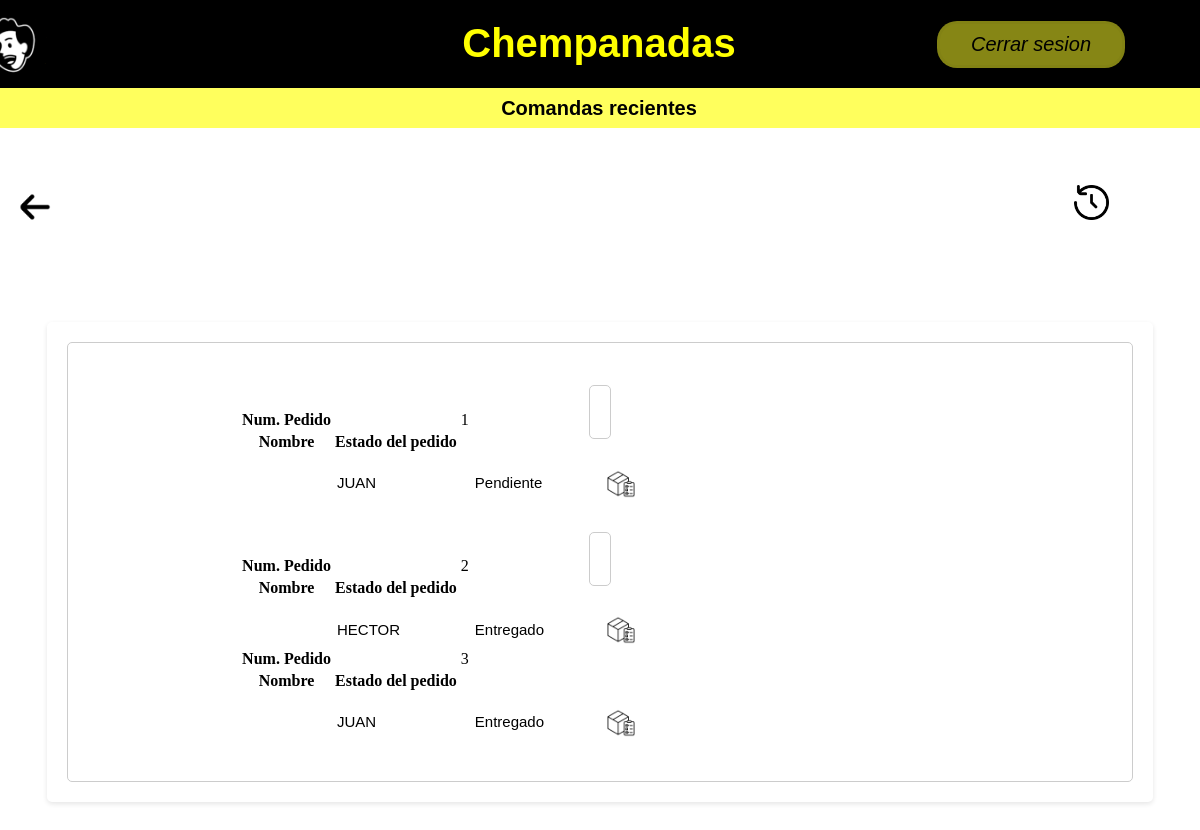
Screenshot of /vistas/comanda_reciente/lista-semi-desplegable.php with the database file from the repository.
### tables this page shows
CREATE TABLE `pedidos` (
  `id_pedido` int(11) NOT NULL,
  `id_cliente` int(11) NOT NULL,
  `id_tipo_de_pedido` int(11) NOT NULL,
  `fecha` date NOT NULL,
  `id_estado_pedido` int(11) NOT NULL,
  `id_metodo_pago` int(11) NOT NULL
);

CREATE TABLE `personas` (
  `id_persona` int(11) NOT NULL,
  `nombre_per` varchar(50) NOT NULL,
  `apellido` varchar(50) NOT NULL,
  `fecha_nac` date NOT NULL
);

CREATE TABLE `estado_pedidos` (
  `id_estado_pedido` int(11) NOT NULL,
  `descripcion_est` varchar(50) NOT NULL
);

### vistas/comanda_reciente/lista-semi-desplegable.php (the view, shortened to what this page needs)
<html>
<head>
    <link rel="stylesheet" href="css_chempa/estilo.css">
</head>
<div class="tit-base">
    <div class="div-logo">
        <a href="../../index.php"><input type="submit" value="Cerrar sesion" class="CerrarS"
                style="position: fixed;"></a>
        <img src="img/logo.png" width="100px" style="margin-top: -5px; margin-left: 45%;">
    </div>
    Chempanadas
</div>
<div class="opciones">
    <div>Comandas recientes</div>
</div>
<br>
<br><br>
<body>
    <div class="volver">
        <a href="../menu/menu.html"><img src="img/flecha1.png" height="50px" width="50px" alt="Botón"></a>
    </div>
    <div>
        <a href="../historial/historial.php" class="textoOpciones">
            <img src="img/time-past.png" alt="" style="width: 35px;
            margin-left: 90%; margin-top:-4%;">
        </a>
    </div>
    <?php
    require('conexion/conexion.php');
    ?>
    <div class="container">
        <?php
        $buscardor = mysqli_query($mysqli, "SELECT personas.nombre_per, pedidos.id_pedido, estado_pedidos.descripcion_est
            FROM pedidos
            LEFT JOIN personas ON personas.id_persona = pedidos.id_cliente
            LEFT JOIN estado_pedidos ON estado_pedidos.id_estado_pedido = pedidos.id_estado_pedido ");
        while ($resultado = mysqli_fetch_assoc($buscardor)) { ?>
            <div class="item">
                <table style="margin-left:-30%; margin-top:-3%;">
                    <tr>
                        <th style="margin-left:3000">Num. Pedido</th>
                        <td>
                            <?php echo "<td>", $resultado['id_pedido'], "</td>"; ?>
                        </td>
                    </tr>
                    <th>Nombre</th>
                    <th>Estado del pedido</th>
                    <th></th>
                    <th></th>
                    <th></th>
                    <tr>
                        <td>
                            <?php echo "<td><form action='Actualizar/ActualizarNombreProv.php' method='post'>
                <input type='hidden' name='cod_Proveedor' value='" . $resultado['id_pedido'] . "'>
                <h3><input style='font-size:15px;border-color:white;border-style:none;
                text-transform: uppercase;width:100px;'type='text' name='nvnombre' class='form-control' value='" . $resultado['nombre_per'] . "'/></h3></p></form></td>"; ?>
                        </td>
                        <td>
                            <?php echo "<td>
                <input type='hidden' name='cod_Proveedor' value='" . $resultado['id_pedido'] . "'>
                <h3><input style='font-size:15px;border-color:white;border-style:none;width:120px;
                class='form-control' value='" . $resultado['descripcion_est'] . "'/></h3></p></td>"; ?>
                        </td>
                        <td>
                            <form method="get">
                                <button
                                    style='margin-top:10px;background-color:white;cursor:pointer;padding-right:10px;padding-left:10px;padding-top:5px;padding-bottom:5px;margin-bottom:10px;border:white;'
                                    name='' onclick="vercontenido(<?php echo $resultado['id_pedido']; ?>)">
                                    <img src='img/caja.png' style='width:28px;' />
                                </button>
                            </form>
                        </td>
            </div>
        <?php } ?>
    </div>
</body>
</html>

### vistas/comanda_reciente/css_chempa/estilo.css (style rules this page uses)
.tit-base { display: flex; justify-content: center; align-items: center; text-align: center; background-color: rgb(0, 0, 0); margin-top: -10px; padding-left: 9px; padding-right: 9px; margin-left: -10px; width: 100%; height:90px; font-weight: bolder; font-size: 40px; font-family:'Franklin Gothic Medium', 'Arial Narrow', Arial, sans-serif; color: yellow; }
.div-logo { width: 100px; height: 90px; align-items: center; justify-content: center; position: absolute; margin-left: -1264px; }
.opciones { background-color: rgba(255, 255, 47, 0.775); height:40px; padding-left: 9px; padding-right: 9px; margin-left: -10px; width: 100%; justify-content: space-evenly; color: rgb(0, 0, 0); display: flex; align-items: center; font-weight: bolder; font-size: 20px; font-family: 'Franklin Gothic Medium', 'Arial Narrow', Arial, sans-serif; }
.textoOpciones { text-decoration: none; color: rgb(255, 255, 255); transition: all 1000ms; }
.CerrarS { background-color:rgba(255, 255, 40, 0.527); border-radius: 20px; border:3px solid #00000007; cursor:pointer; font-family:Arial; font-size:20px; font-style: italic; padding:9px 31px; margin-left: 85%; margin-top:23px; position:fixed; box-shadow: 2px #000000; transition: all 300ms; }
.container { width: 90%; margin: 90px auto; padding: 20px; background-color: #fff; border-radius: 5px; box-shadow: 0 2px 5px rgba(0, 0, 0, 0.1); display: flex; flex-wrap: wrap; justify-content: space-between; }
.item { flex: 30%; display: flex; flex-direction: column; align-items: center; padding: 10px; border: 1px solid #ccc; border-radius: 5px; background-color: #fff; }

### vistas/comanda_reciente/lista-semi-desplegable.php (style rules this page uses)
.tit-base { display: flex; justify-content: center; align-items: center; text-align: center; background-color: rgb(0, 0, 0); margin-top: -10px; padding-left: 9px; padding-right: 9px; margin-left: -10px; width: 100%; height: 90px; font-weight: bolder; font-size: 40px; font-family: 'Franklin Gothic Medium', 'Arial Narrow', Arial, sans-serif; color: yellow; }
.div-logo { width: 100px; height: 90px; align-items: center; justify-content: center; position: absolute; margin-left: -1264px; }
.opciones { background-color: rgba(255, 255, 47, 0.775); height: 40px; padding-left: 9px; padding-right: 9px; margin-left: -10px; width: 100%; justify-content: space-evenly; color: rgb(0, 0, 0); display: flex; align-items: center; font-weight: bolder; font-size: 20px; font-family: 'Franklin Gothic Medium', 'Arial Narrow', Arial, sans-serif; }
.textoOpciones { text-decoration: none; color: rgb(255, 255, 255); transition: all 1000ms; }
.CerrarS { background-color: rgba(255, 255, 40, 0.527); border-radius: 20px; border: 3px solid #00000007; cursor: pointer; font-family: Arial; font-size: 20px; font-style: italic; padding: 9px 31px; margin-left: 85%; margin-top: 23px; position: fixed; box-shadow: 2px #000000; transition: all 300ms; }
.container { width: 90%; margin: 90px auto; padding: 20px; background-color: #fff; border-radius: 5px; box-shadow: 0 2px 5px rgba(0, 0, 0, 0.1); display: flex; flex-wrap: wrap; justify-content: space-between; }
.item { flex: 30%; display: flex; flex-direction: column; align-items: center; padding: 10px; border: 1px solid #ccc; border-radius: 5px; background-color: #fff; }

### rows the page displays
pedidos: id_pedido "1", nvnombre "Juan", id_estado_pedido.descripcion_est "Pendiente"
pedidos: id_pedido "2", nvnombre "Hector", id_estado_pedido.descripcion_est "Entregado"
pedidos: id_pedido "3", nvnombre "Juan", id_estado_pedido.descripcion_est "Entregado"
